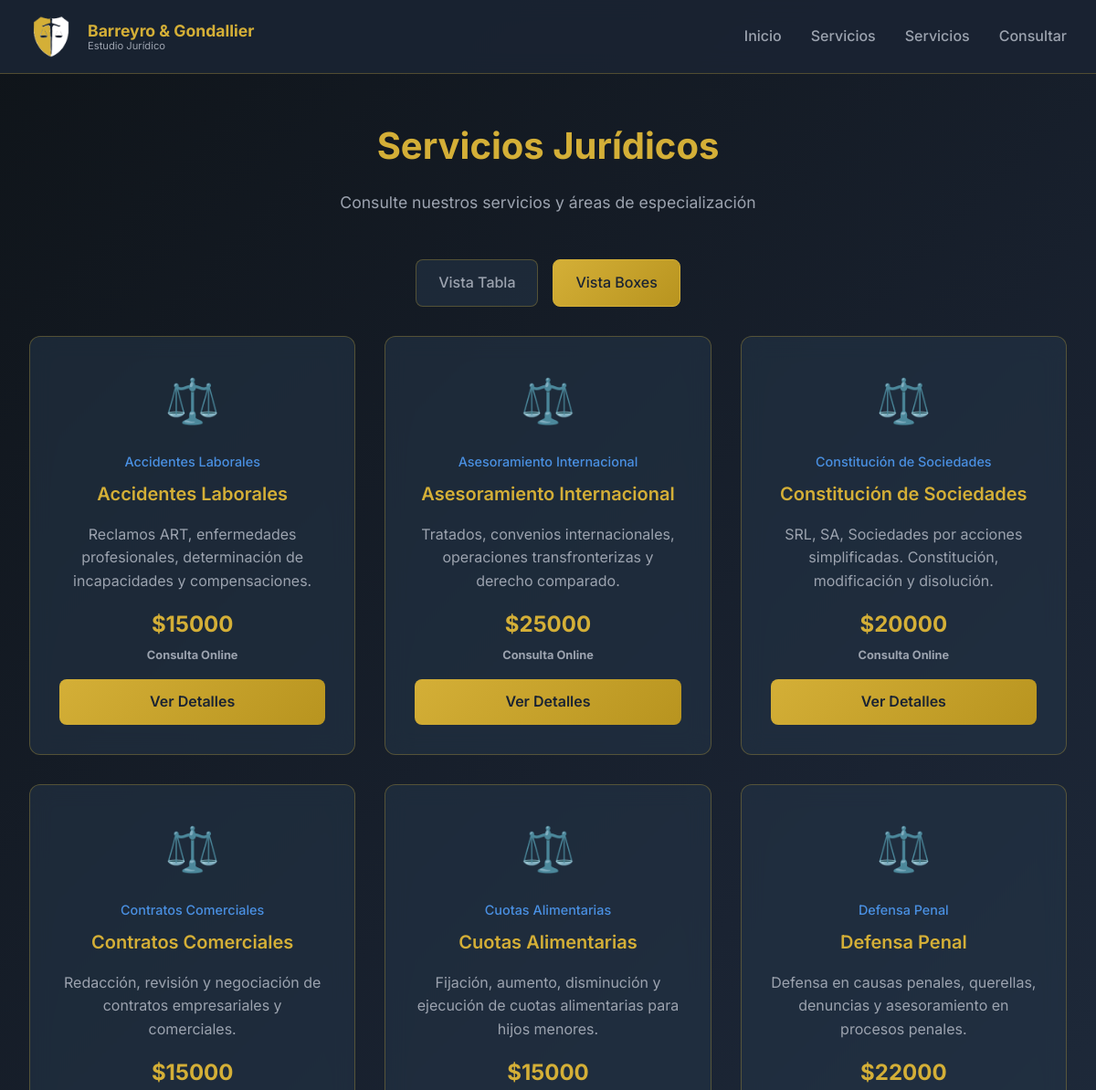
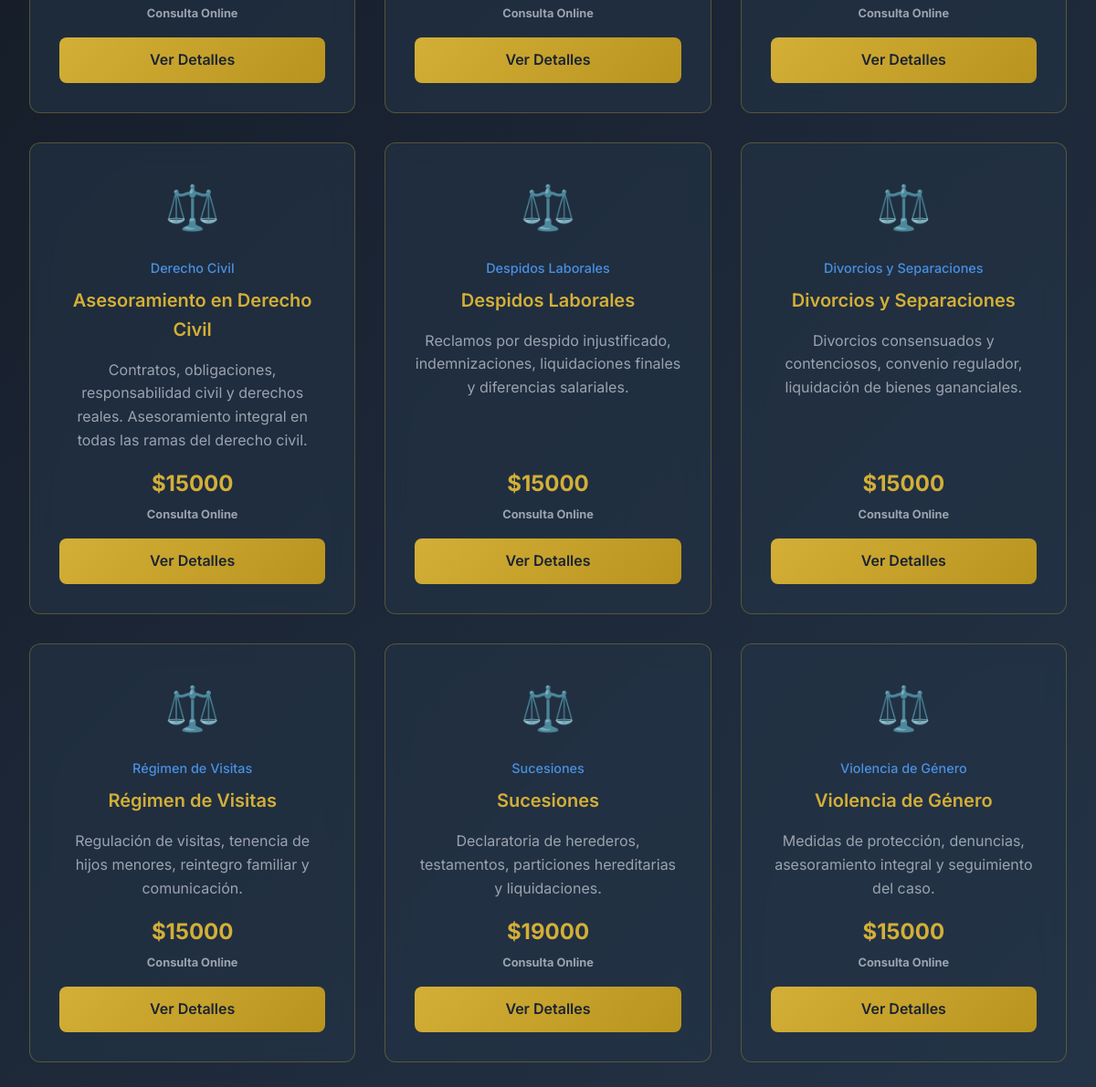
Page /estudiojuridico/pages/listado_box.php on the committed database (2 pictures, top to bottom).
### tables this page shows
CREATE TABLE `servicios` (
  `id` int(11) NOT NULL,
  `nombre` varchar(255) DEFAULT NULL,
  `area` varchar(255) DEFAULT NULL,
  `descripcion` text DEFAULT NULL,
  `tarifa` int(11) DEFAULT NULL
);

### estudiojuridico/pages/listado_box.php (the view, shortened to what this page needs)
<?php
include "../includes/db_connection.php";
?>
<!DOCTYPE html>
<html lang="es">
<head>
    <link rel="stylesheet" href="../css/styles.css">
</head>
<body>
<nav class="navbar">
    <div class="nav-container">
        <a href="index.html" class="logo">
            <div class="logo-icon">
                <img src="../imgs/logo.png" alt="logo">
            </div>
            <div class="logo-text">
                <span class="logo-title">Barreyro & Gondallier</span>
                <span class="logo-subtitle">Estudio Jurídico</span>
            </div>
        </a>
        <ul class="nav-links">
            <li><a href="index.html" class="nav-link">Inicio</a></li>
            <li><a href="listado_tabla.php" class="nav-link">Servicios</a></li>
            <li><a href="listado_box.php" class="nav-link">Servicios</a></li>
            <li><a href="comprar.html" class="nav-link">Consultar</a></li>
        </ul>
    </div>
</nav>
<div class="container">
    <div class="page-header">
        <h1 class="page-title">Servicios Jurídicos</h1>
        <p class="page-subtitle">Consulte nuestros servicios y áreas de especialización</p>
    </div>
    <div class="view-toggle">
        <a href="listado_tabla.php" class="toggle-btn">Vista Tabla</a>
        <a href="listado_box.php" class="toggle-btn active">Vista Boxes</a>
    </div>
    <div class="services-grid">
    <?php
    $sql = "SELECT * FROM servicios ORDER BY area ASC";
    $resultado = $conn->query($sql);
    if ($resultado->num_rows > 0) {
        while ($serv = $resultado->fetch_assoc()) {
            echo '
            <div class="service-card">
                <div class="service-icon">⚖️</div>
                <div class="service-area">'.$serv["area"].'</div>
                <h3 class="service-title">'.$serv["nombre"].'</h3>
                <p class="service-description">'.$serv["descripcion"].'</p>
                <div class="service-price">
                    $'.$serv["tarifa"].'
                    <span class="service-price-label">Consulta Online</span>
                </div>
                <a href="producto.php?id='.$serv["id"].'" class="service-btn">Ver Detalles</a>
            </div>
            ';
        }
    } else {
        echo "<p>No hay servicios cargados.</p>";
    }
    ?>
    </div>
</div>
</body>
</html>

### estudiojuridico/css/styles.css (style rules this page uses)
* { margin: 0; padding: 0; box-sizing: border-box; }
:root { --bg-primary: #1a2332; --bg-secondary: #243447; --text-primary: #f9fafb; --text-secondary: #9ca3af; --accent-gold: #d4af37; --accent-blue: #4a90e2; }
body { font-family: 'Inter', sans-serif; background: linear-gradient(135deg, #0f1419 0%, #1a2332 50%, #243447 100%); color: var(--text-primary); line-height: 1.6; min-height: 100vh; overflow-x: hidden; }
.navbar { position: fixed; top: 0; width: 100%; padding: 1rem 2rem; background: rgba(26, 35, 50, 0.95); backdrop-filter: blur(12px); border-bottom: 1px solid rgba(212, 175, 55, 0.3); z-index: 1000; transition: all 0.3s ease; }
.nav-container { max-width: 1200px; margin: 0 auto; display: flex; justify-content: space-between; align-items: center; }
.logo { display: flex; align-items: center; gap: 1rem; text-decoration: none; }
.logo img { width: 48px; height: 48px; object-fit: contain; }
.logo-icon { width: 48px; height: 48px; display: flex; align-items: center; justify-content: center; }
.logo-text { display: flex; flex-direction: column; line-height: 1.2; }
.logo-title { font-size: 1.1rem; font-weight: 700; color: var(--accent-gold); }
.logo-subtitle { font-size: 0.7rem; color: var(--text-secondary); font-weight: 400; }
.nav-links { display: flex; gap: 2rem; list-style: none; }
.nav-link { color: var(--text-secondary); text-decoration: none; font-weight: 500; transition: all 0.3s ease; position: relative; }
.services-grid { display: grid; grid-template-columns: repeat(auto-fit, minmax(280px, 1fr)); gap: 2rem; }
.service-card { background: rgba(36, 52, 71, 0.6); backdrop-filter: blur(12px); border: 1px solid rgba(212, 175, 55, 0.3); border-radius: 12px; padding: 2rem; transition: all 0.3s ease; text-align: center; display: flex; flex-direction: column; }
.service-icon { font-size: 3rem; margin-bottom: 1rem; }
.service-area { color: var(--accent-blue); font-size: 0.9rem; font-weight: 500; margin-bottom: 0.5rem; }
.service-title { font-size: 1.25rem; font-weight: 600; color: var(--accent-gold); margin-bottom: 1rem; }
.service-description { color: var(--text-secondary); line-height: 1.6; margin-bottom: 1rem; flex-grow: 1; }
.service-price { font-size: 1.5rem; font-weight: 700; color: var(--accent-gold); margin-bottom: 1rem; }
.service-price-label { font-size: 0.8rem; color: var(--text-secondary); display: block; margin-top: 0.25rem; }
.service-btn { width: 100%; padding: 0.75rem 1.5rem; background: linear-gradient(135deg, var(--accent-gold), #b8941f); border: none; border-radius: 8px; color: #1a2332; font-weight: 600; cursor: pointer; transition: all 0.3s ease; text-decoration: none; display: block; text-align: center; }
.container { max-width: 1400px; margin: 0 auto; padding: 8rem 2rem 4rem; }
.page-header { text-align: center; margin-bottom: 3rem; }
.page-title { font-size: 2.5rem; font-weight: 700; color: var(--accent-gold); margin-bottom: 1rem; }
.page-subtitle { color: var(--text-secondary); font-size: 1.1rem; }
.view-toggle { display: flex; justify-content: center; gap: 1rem; margin-bottom: 2rem; }
.toggle-btn { padding: 0.75rem 1.5rem; background: rgba(36, 52, 71, 0.6); border: 1px solid rgba(212, 175, 55, 0.3); border-radius: 8px; color: var(--text-secondary); cursor: pointer; transition: all 0.3s ease; text-decoration: none; font-weight: 500; }
.toggle-btn.active { background: linear-gradient(135deg, var(--accent-gold), #b8941f); color: #1a2332; border-color: var(--accent-gold); }

### rows in the picture
servicios: area "Accidentes Laborales", nombre "Accidentes Laborales", descripcion "Reclamos ART, enfermedades profesionales, determinación de incapacidades y compensaciones.", tarifa "15000"
servicios: area "Asesoramiento Internacional", nombre "Asesoramiento Internacional", descripcion "Tratados, convenios internacionales, operaciones transfronterizas y derecho comparado.", tarifa "25000"
servicios: area "Constitución de Sociedades", nombre "Constitución de Sociedades", descripcion "SRL, SA, Sociedades por acciones simplificadas. Constitución, modificación y disolución.", tarifa "20000"
servicios: area "Contratos Comerciales", nombre "Contratos Comerciales", descripcion "Redacción, revisión y negociación de contratos empresariales y comerciales.", tarifa "15000"
servicios: area "Cuotas Alimentarias", nombre "Cuotas Alimentarias", descripcion "Fijación, aumento, disminución y ejecución de cuotas alimentarias para hijos menores.", tarifa "15000"
servicios: area "Defensa Penal", nombre "Defensa Penal", descripcion "Defensa en causas penales, querellas, denuncias y asesoramiento en procesos penales.", tarifa "22000"
servicios: area "Derecho Civil", nombre "Asesoramiento en Derecho Civil", descripcion "Contratos, obligaciones, responsabilidad civil y derechos reales. Asesoramiento integral en todas las ramas del derecho civil.", tarifa "15000"
servicios: area "Despidos Laborales", nombre "Despidos Laborales", descripcion "Reclamos por despido injustificado, indemnizaciones, liquidaciones finales y diferencias salariales.", tarifa "15000"
servicios: area "Divorcios y Separaciones", nombre "Divorcios y Separaciones", descripcion "Divorcios consensuados y contenciosos, convenio regulador, liquidación de bienes gananciales.", tarifa "15000"
servicios: area "Régimen de Visitas", nombre "Régimen de Visitas", descripcion "Regulación de visitas, tenencia de hijos menores, reintegro familiar y comunicación.", tarifa "15000"
servicios: area "Sucesiones", nombre "Sucesiones", descripcion "Declaratoria de herederos, testamentos, particiones hereditarias y liquidaciones.", tarifa "19000"
servicios: area "Violencia de Género", nombre "Violencia de Género", descripcion "Medidas de protección, denuncias, asesoramiento integral y seguimiento del caso.", tarifa "15000"
